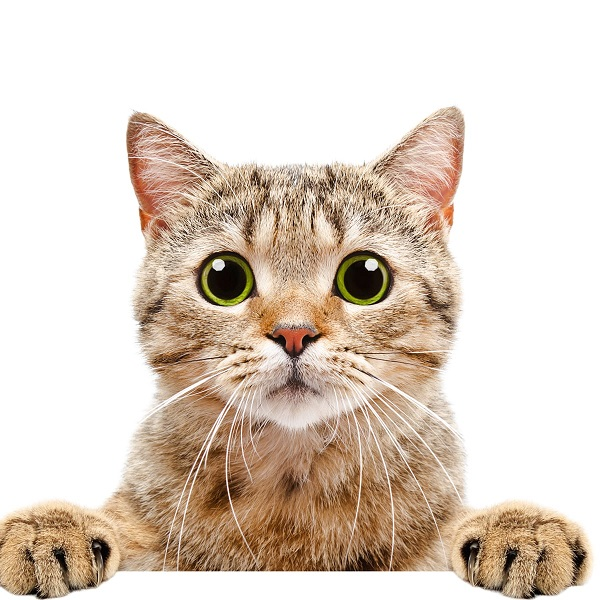
#> input picture OpenCV 3일차/실습/img/image.jpg, 600 x 600 px
$ python opencv_38.py   (older library calls are emulated)
#> lines starting #> are read from the running program, lines starting #| are printed output that depends on the picture
# OpenCV sobel
# 소벨 함수(cv2.Sobel)로 입력 이미지에서 가장자리를 검출할 수 있습니다.
# 미분 값을 구할 때 가장 많이 사용되는 연산자이며, 인접한 픽셀들의 차이로 기울기(Gradient)의 크기를 구합니다.
# 이때 인접한 픽셀들의 기울기를 계산하기 위해 컨벌루션 연산을 수행합니다.
# dst = cv2.Sobel(src, ddepth, dx, dy, ksize, scale, delta, borderType)은 입력 이미지(src)에 출력 이미지 정밀도(ddepth)를 설정하고 dx(X 방향 미분 차수), dy(Y 방향 미분 차수), 커널 크기(ksize), 비율(scale), 오프셋(delta), 테두리 외삽법(borderType)을 설정하여 결과 이미지(dst)를 반환합니다.
# 출력 이미지 정밀도는 반환되는 결과 이미지의 정밀도를 설정합니다.
# X 방향 미분 차수는 이미지에서 X 방향으로 미분할 차수를 설정합니다.
# Y 방향 미분 차수는 이미지에서 Y 방향으로 미분할 차수를 설정합니다.
# 커널 크기는 소벨 마스크의 크기를 설정합니다. 1, 3, 5, 7 등의 홀수 값을 사용하며, 최대 31까지 설정할 수 있습니다.
# 비율과 오프셋은 출력 이미지를 반환하기 전에 적용되며, 주로 시각적으로 확인하기 위해 사용합니다.
# 픽셀 외삽법은 이미지 가장자리 부분의 처리 방식을 설정합니다.
# Tip : X 방향 미분 차수와 Y 방향 미분 차수는 합이 1 이상이여야 하며, 0의 값은 해당 방향으로 미분하지 않음을 의미합니다.
import cv2

img_src = cv2.imread('img/image.jpg', cv2.IMREAD_COLOR)
#> img_src is the input picture: shape (600, 600, 3); mean B, G, R 196.6, 208.9, 222.5
img_src = cv2.pyrDown(img_src)
#> img_src: shape (300, 300, 3)
img_gray = cv2.cvtColor(img_src, cv2.COLOR_BGR2GRAY)
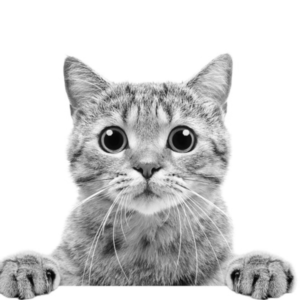
#> img_gray: shape (300, 300); min 5, max 255, mean 211.6
img_grays = cv2.cvtColor(img_gray, cv2.COLOR_GRAY2BGR)
img_hsv = cv2.cvtColor(img_src, cv2.COLOR_BGR2HSV)
#> img_hsv: shape (300, 300, 3); mean H, S, V 7.9, 39.5, 222.5

img_sobel_col = cv2.Sobel(img_gray, cv2.CV_64F, 1, 0, ksize=3)
img_sobel_col = cv2.convertScaleAbs(img_sobel_col)

img_sobel_row = cv2.Sobel(img_gray, cv2.CV_64F, 0, 1, ksize=3)
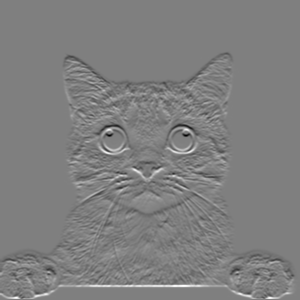
#> img_sobel_row: shape (300, 300) float64; min -799, max 795, mean -0.3; drawn with min black and max white
img_sobel_row = cv2.convertScaleAbs(img_sobel_row)
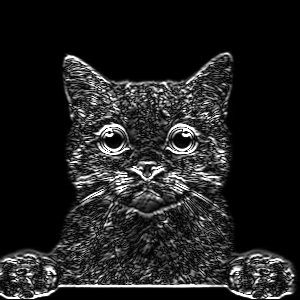
#> img_sobel_row: shape (300, 300); min 0, max 255, mean 31.8

img_sobel = cv2.addWeighted(img_sobel_col, 1.0, img_sobel_row, 1.0, 0)
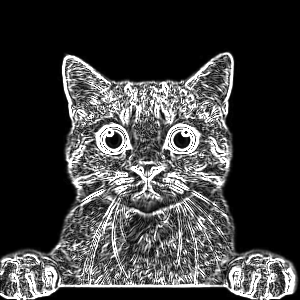
#> img_sobel: shape (300, 300); min 0, max 255, mean 59.4

img_sobel_cols = cv2.merge((img_sobel_col, img_sobel_col, img_sobel_col))
img_sobel_rows = cv2.merge((img_sobel_row, img_sobel_row, img_sobel_row))
img_sobels = cv2.merge((img_sobel, img_sobel, img_sobel))

cont = cv2.hconcat([img_src, img_grays, img_hsv])
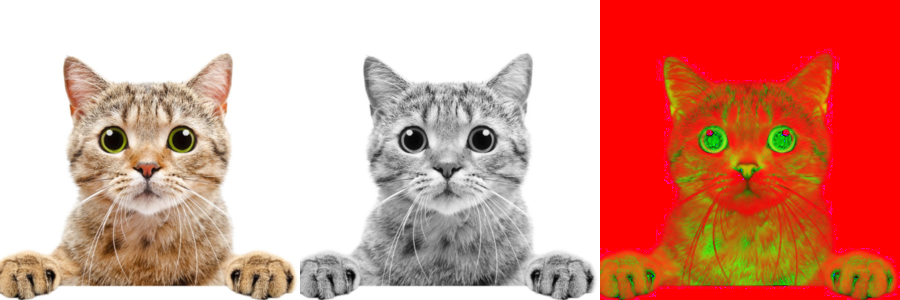
#> cont: shape (300, 900, 3); mean B, G, R 138.7, 153.3, 218.8
cont1 = cv2.hconcat([img_sobel_cols, img_sobel_rows, img_sobels])
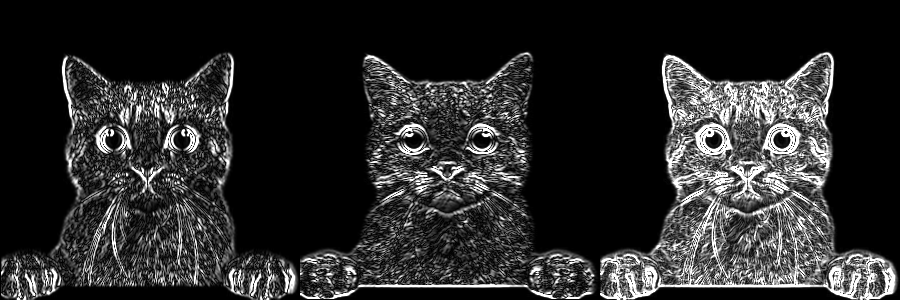
#> cont1: shape (300, 900, 3); min 0, max 255, mean 41.3
cont2 = cv2.vconcat([cont, cont1])
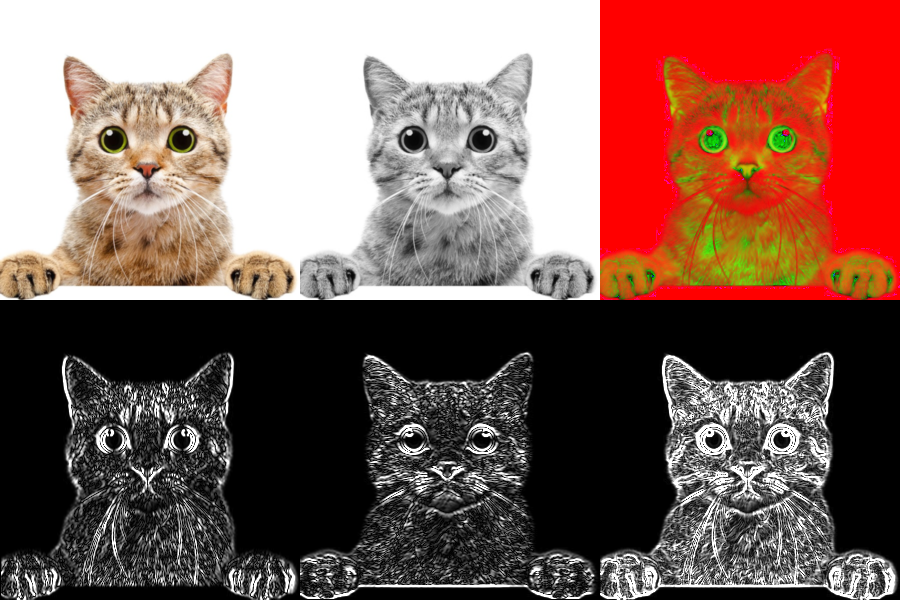
#> cont2: shape (600, 900, 3); mean B, G, R 90, 97.3, 130

cv2.imshow('dst', cont2)
cv2.waitKey(0)
cv2.destroyAllWindows()

$ run again, with OpenCV 3일차/실습/img/img11.jpg copied over OpenCV 3일차/실습/img/image.jpg
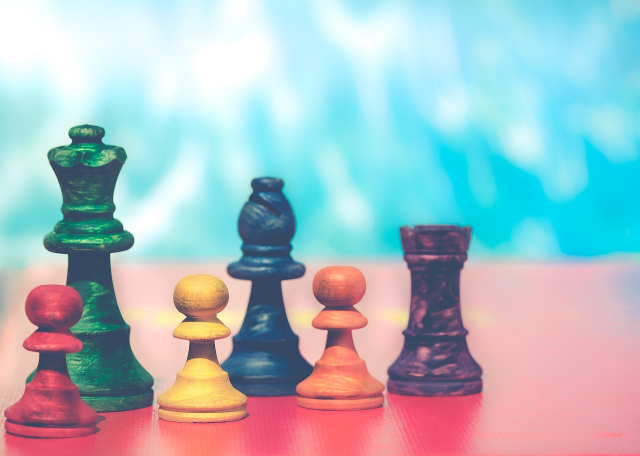
#> input picture OpenCV 3일차/실습/img/img11.jpg, 1280 x 912 px (shown at 1/2 size)
#> img_src is the input picture: shape (912, 1280, 3); mean B, G, R 194.7, 188, 168.8
#> img_src: shape (456, 640, 3)
#> img_hsv: shape (456, 640, 3); mean H, S, V 95, 96.3, 221.3
#> `cont1 = cv2.hconcat([img_sobel_cols, img_sobel_rows, img_sobels])`:
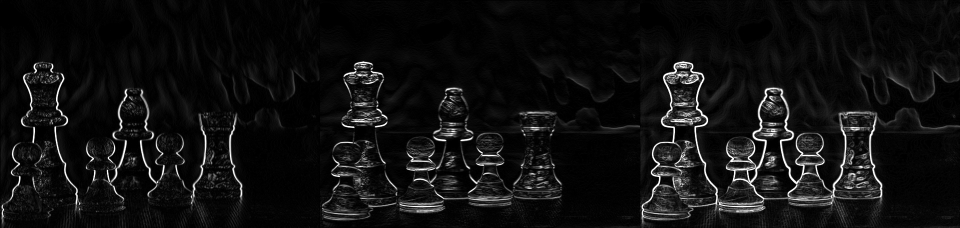
#> cont1: shape (456, 1920, 3) (shown at 1/2 size); min 0, max 255, mean 16.6
#> `cont2 = cv2.vconcat([cont, cont1])`:
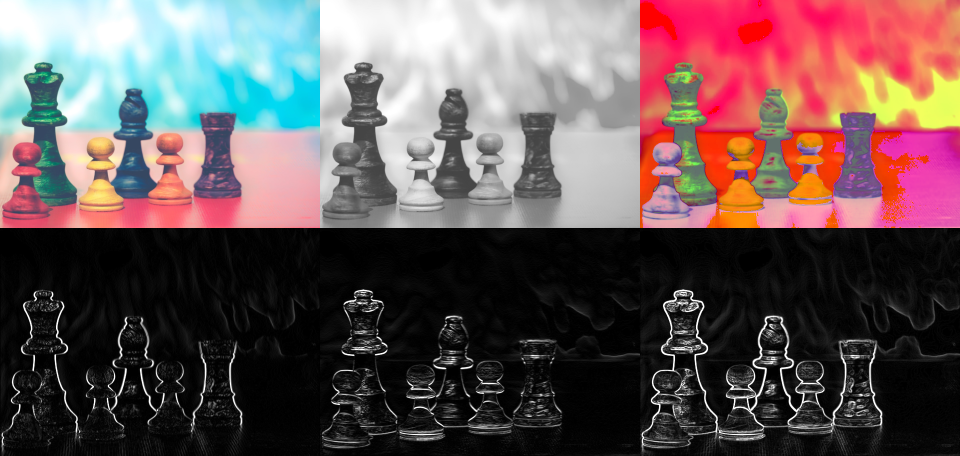
#> cont2: shape (912, 1920, 3) (shown at 1/2 size); mean B, G, R 87.1, 86.2, 103.8
